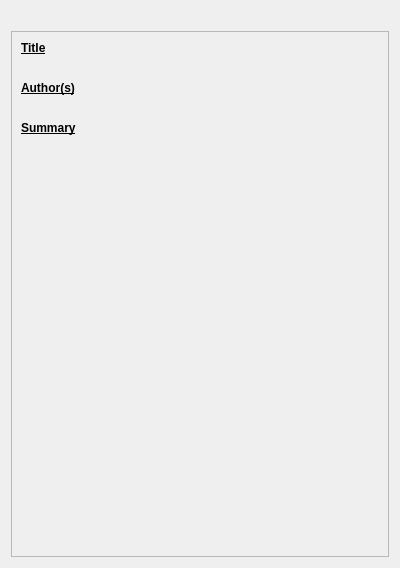
<?xml version="1.0" encoding="UTF-8"?>
<ui version="4.0">
 <class>previewWidget</class>
 <widget class="QWidget" name="previewWidget">
  <property name="geometry">
   <rect>
    <x>0</x>
    <y>0</y>
    <width>400</width>
    <height>568</height>
   </rect>
  </property>
  <property name="contextMenuPolicy">
   <enum>Qt::NoContextMenu</enum>
  </property>
  <property name="windowTitle">
   <string>Preview</string>
  </property>
  <layout class="QVBoxLayout" name="verticalLayout">
   <item>
    <widget class="AMTPreviewLabel" name="previewLabel">
     <property name="text">
      <string/>
     </property>
     <property name="alignment">
      <set>Qt::AlignCenter</set>
     </property>
    </widget>
   </item>
   <item>
    <widget class="QScrollArea" name="scrollArea">
     <property name="widgetResizable">
      <bool>true</bool>
     </property>
     <widget class="QWidget" name="scrollAreaWidgetContents">
      <property name="geometry">
       <rect>
        <x>0</x>
        <y>0</y>
        <width>380</width>
        <height>524</height>
       </rect>
      </property>
      <property name="sizePolicy">
       <sizepolicy hsizetype="Expanding" vsizetype="Expanding">
        <horstretch>0</horstretch>
        <verstretch>0</verstretch>
       </sizepolicy>
      </property>
      <layout class="QVBoxLayout" name="verticalLayout_2">
       <item>
        <widget class="QLabel" name="titleLabel">
         <property name="text">
          <string>&lt;html&gt;&lt;head/&gt;&lt;body&gt;&lt;p&gt;&lt;span style=&quot; font-weight:700; text-decoration: underline;&quot;&gt;Title&lt;/span&gt;&lt;/p&gt;&lt;/body&gt;&lt;/html&gt;</string>
         </property>
         <property name="textFormat">
          <enum>Qt::AutoText</enum>
         </property>
        </widget>
       </item>
       <item>
        <widget class="QLabel" name="titleBody">
         <property name="sizePolicy">
          <sizepolicy hsizetype="Expanding" vsizetype="Preferred">
           <horstretch>0</horstretch>
           <verstretch>0</verstretch>
          </sizepolicy>
         </property>
         <property name="text">
          <string/>
         </property>
         <property name="wordWrap">
          <bool>true</bool>
         </property>
         <property name="textInteractionFlags">
          <set>Qt::LinksAccessibleByKeyboard|Qt::LinksAccessibleByMouse|Qt::TextBrowserInteraction|Qt::TextSelectableByKeyboard|Qt::TextSelectableByMouse</set>
         </property>
        </widget>
       </item>
       <item>
        <widget class="QLabel" name="authorsLabel">
         <property name="text">
          <string>&lt;html&gt;&lt;head/&gt;&lt;body&gt;&lt;p&gt;&lt;span style=&quot; font-weight:700; text-decoration: underline;&quot;&gt;Author(s)&lt;/span&gt;&lt;/p&gt;&lt;/body&gt;&lt;/html&gt;</string>
         </property>
         <property name="textFormat">
          <enum>Qt::AutoText</enum>
         </property>
        </widget>
       </item>
       <item>
        <widget class="QLabel" name="authorsBody">
         <property name="sizePolicy">
          <sizepolicy hsizetype="Expanding" vsizetype="Preferred">
           <horstretch>0</horstretch>
           <verstretch>0</verstretch>
          </sizepolicy>
         </property>
         <property name="text">
          <string/>
         </property>
         <property name="wordWrap">
          <bool>true</bool>
         </property>
         <property name="textInteractionFlags">
          <set>Qt::LinksAccessibleByKeyboard|Qt::LinksAccessibleByMouse|Qt::TextBrowserInteraction|Qt::TextSelectableByKeyboard|Qt::TextSelectableByMouse</set>
         </property>
        </widget>
       </item>
       <item>
        <widget class="QLabel" name="summaryLabel">
         <property name="text">
          <string>&lt;html&gt;&lt;head/&gt;&lt;body&gt;&lt;p&gt;&lt;span style=&quot; font-weight:700; text-decoration: underline;&quot;&gt;Summary&lt;/span&gt;&lt;/p&gt;&lt;/body&gt;&lt;/html&gt;</string>
         </property>
        </widget>
       </item>
       <item>
        <widget class="QLabel" name="summaryBody">
         <property name="sizePolicy">
          <sizepolicy hsizetype="Expanding" vsizetype="Preferred">
           <horstretch>0</horstretch>
           <verstretch>0</verstretch>
          </sizepolicy>
         </property>
         <property name="text">
          <string/>
         </property>
         <property name="wordWrap">
          <bool>true</bool>
         </property>
         <property name="textInteractionFlags">
          <set>Qt::LinksAccessibleByKeyboard|Qt::LinksAccessibleByMouse|Qt::TextBrowserInteraction|Qt::TextSelectableByKeyboard|Qt::TextSelectableByMouse</set>
         </property>
        </widget>
       </item>
       <item>
        <spacer name="verticalSpacer">
         <property name="orientation">
          <enum>Qt::Vertical</enum>
         </property>
         <property name="sizeHint" stdset="0">
          <size>
           <width>20</width>
           <height>40</height>
          </size>
         </property>
        </spacer>
       </item>
      </layout>
     </widget>
    </widget>
   </item>
  </layout>
 </widget>
 <customwidgets>
  <customwidget>
   <class>AMTPreviewLabel</class>
   <extends>QLabel</extends>
   <header>amt/views/customWidgets/amtpreview</header>
  </customwidget>
 </customwidgets>
 <resources/>
 <connections/>
</ui>
